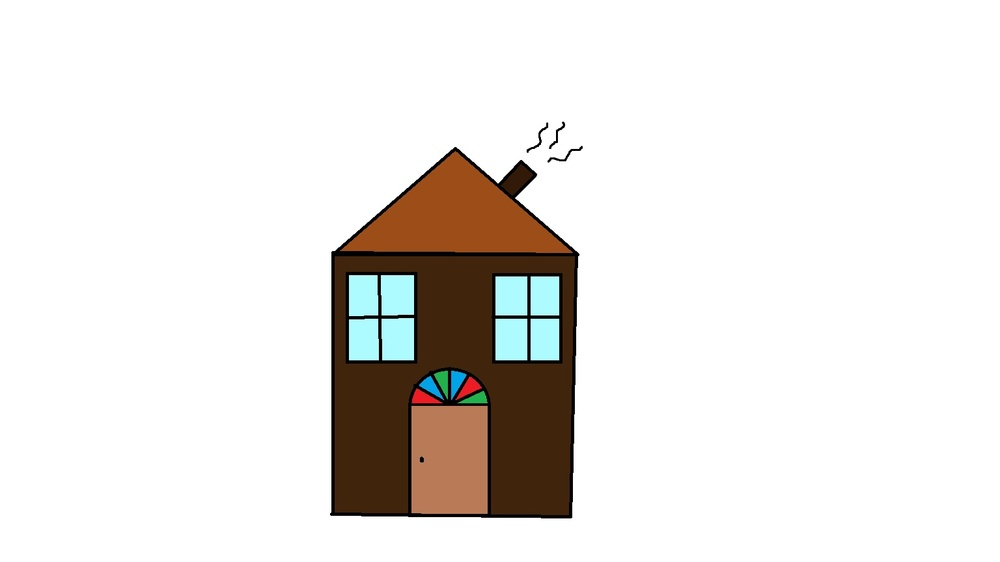
#> input picture class1/homework/Home.jpg, 1000 x 562 px, shrunk from 1536 x 864 before the run
$ python 'hoem detector.py'
#> lines starting #> are read from the running program, lines starting #| are printed output that depends on the picture
import cv2 as cv
import numpy as np
import matplotlib.pyplot as plt

img = cv.imread("Home.jpg",0)
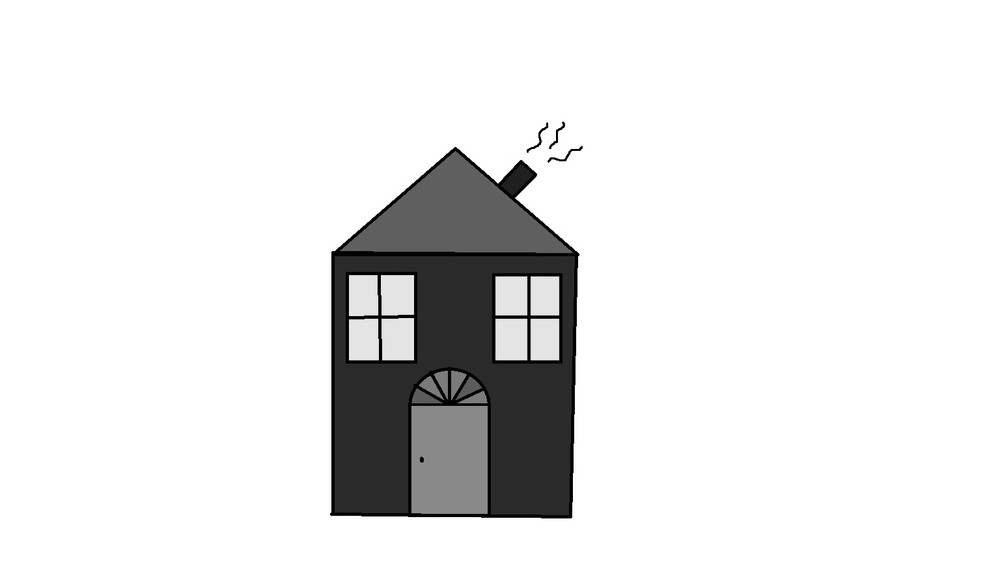
#> img: shape (562, 1000); min 0, max 255, mean 230.5

print(img.shape)
#| (562, 1000)

kernel_chap = np.array([[1, -1],
                        [1,-1]])
kernel_rast = np.array([[-1, 1],
                    [-1,1]])
kernel_paein = np.array([[-1, -1],
                    [1,1]])
kernel_bala = np.array([[1, 1],
                    [-1,-1]])
result1 = cv.filter2D(img, -1, kernel_chap)
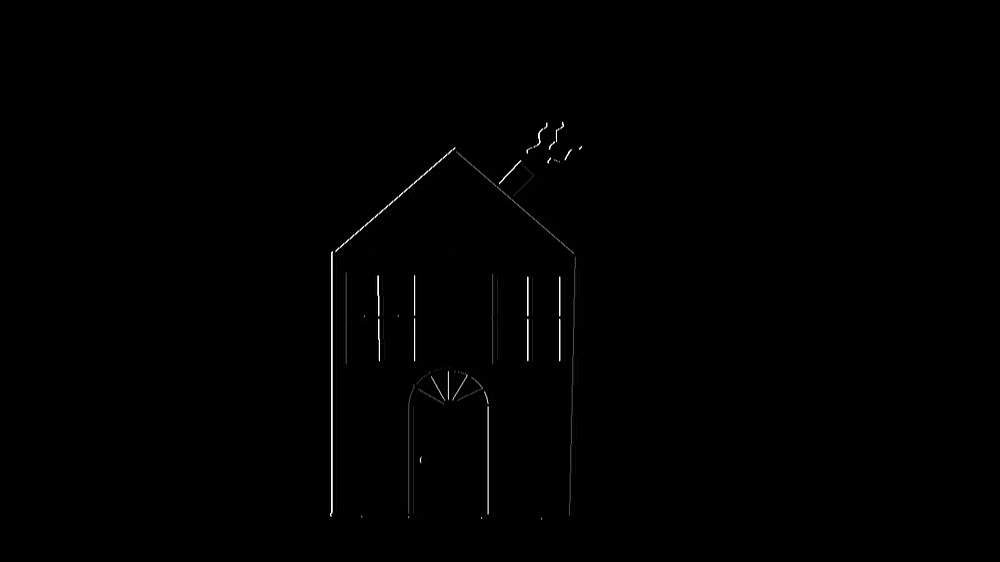
#> result1: shape (562, 1000); min 0, max 255, mean 0.9
result2 = cv.filter2D(img, -1, kernel_rast)
result3 = cv.filter2D(img, -1, kernel_paein)
result4 = cv.filter2D(img, -1, kernel_bala)

result = (result1 + result2 + result3 + result4) / 4  # Average the results
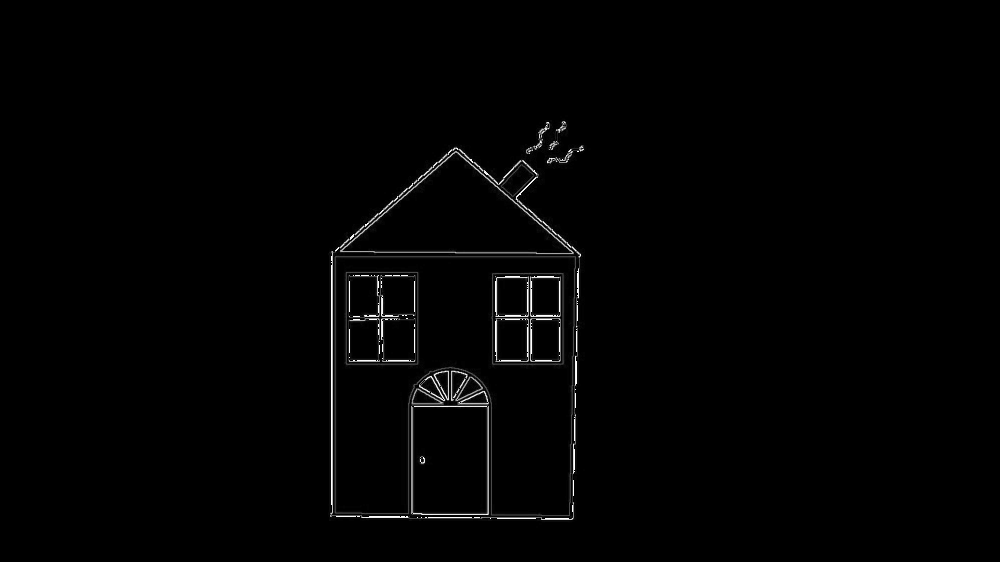
#> result: shape (562, 1000) float64; min 0, max 63.75, mean 0.7; drawn with min black and max white

plt.imshow(result)
plt.show()
